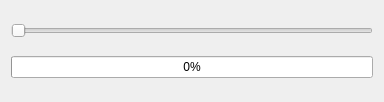
<?xml version="1.0" encoding="UTF-8"?>
<ui version="4.0">
 <class>Widget</class>
 <widget class="QWidget" name="Widget">
  <property name="geometry">
   <rect>
    <x>0</x>
    <y>0</y>
    <width>384</width>
    <height>102</height>
   </rect>
  </property>
  <property name="windowTitle">
   <string>Widget</string>
  </property>
  <layout class="QVBoxLayout" name="verticalLayout">
   <item>
    <widget class="QSlider" name="horizontalSlider">
     <property name="minimum">
      <number>1</number>
     </property>
     <property name="maximum">
      <number>100</number>
     </property>
     <property name="orientation">
      <enum>Qt::Orientation::Horizontal</enum>
     </property>
    </widget>
   </item>
   <item>
    <widget class="QProgressBar" name="progressBar">
     <property name="minimum">
      <number>1</number>
     </property>
     <property name="value">
      <number>1</number>
     </property>
    </widget>
   </item>
  </layout>
 </widget>
 <resources/>
 <connections/>
</ui>
